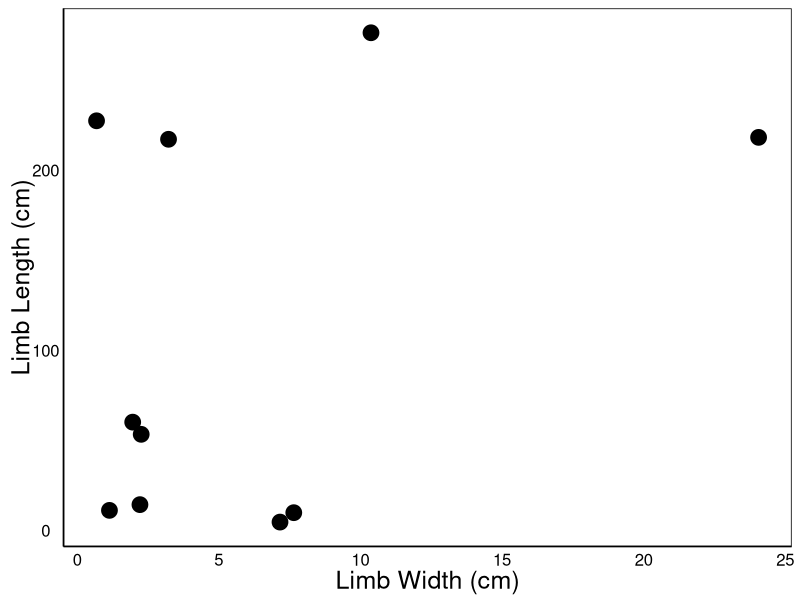

Source code (R):
#Part II
#Step 1
MData <- read.csv("Data/measurements.csv", header = TRUE)

#Step 2
#Converting all limb width values into cm and saving them in a new column. 
MData$Limb.Width.cm <- MData$Limb.Width
for(i in 1:length(MData$Limb.Width.cm)) {
  if(MData$unitsW[i] == "mm") {
    MData$Limb.Width.cm[i] <- MData$Limb.Width[i] / 10
  } 
}

#Converting all limb length values into cm and saving them in a new column.
MData$Limb.Length.cm <- MData$Limb.Length 
for(i in 1:length(MData$Limb.Length.cm)) {
  if(MData$unitsL[i] == "mm") {
    MData$Limb.Length.cm[i] <- MData$Limb.Length[i] / 10
  } 
}

MData$Volume <- MData$Limb.Width.cm * MData$Limb.Length.cm  #Assuming limb volume = length * width 

#Part III
library(ggplot2)
pdf("WidthLengthRelationship.pdf", width = 7.87402, height = 7.87402)  #Calculated 20 cm = 7.87402 inches

#Clean theme for presentations & publications used in the Colautti Lab
theme_pubworthy <- function (base_size = 12, base_family = "") {
  theme_classic(base_size = base_size, base_family = base_family) %+replace% 
    theme(
      axis.text = element_text(colour = "black"),
      axis.title.x = element_text(size=18),
      axis.text.x = element_text(size=12),
      axis.title.y = element_text(size=18,angle=90),
      axis.text.y = element_text(size=12),
      axis.ticks = element_blank(), 
      panel.background = element_rect(fill="white"),
      panel.border = element_blank(),
      plot.title=element_text(face="bold", size=24),
      legend.position="none"
    ) 
}

#Used width and length columns that had the same units.
qplot(x = Limb.Width.cm, y = Limb.Length.cm, data = MData, size = I(5),
      xlab = "Limb Width (cm)", ylab = "Limb Length (cm)") + theme_pubworthy()

dev.off()


